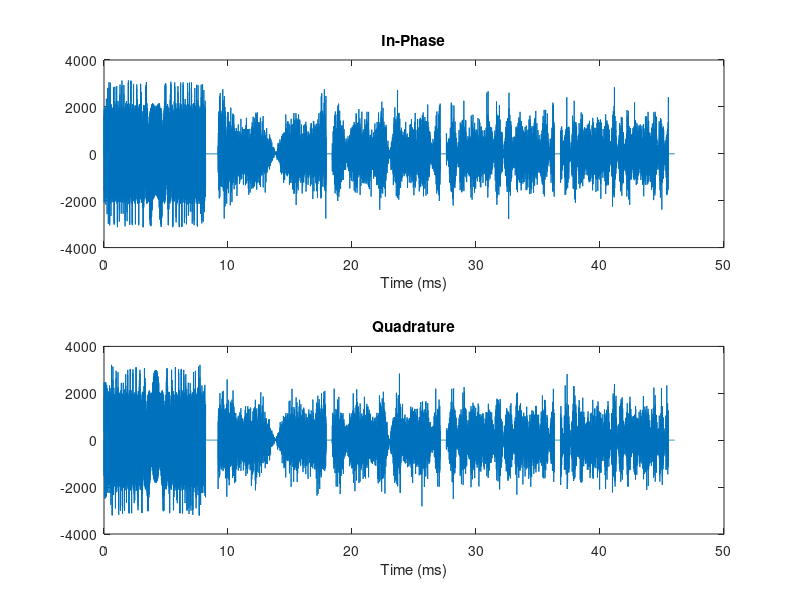

MATLAB code for this plot: (Note: this script raises an error after producing the figure.)
clear; clc; close all; fclose('all');

%%%%%%%%%%%%%%%%%%%%%%%%%%%%%%%%%%%%%%%%%%%%%%%%%%%%%%%%%%%%%%%%%%%%%%%%%%%
% Settings
%%%%%%%%%%%%%%%%%%%%%%%%%%%%%%%%%%%%%%%%%%%%%%%%%%%%%%%%%%%%%%%%%%%%%%%%%%%
address_tx = '192.168.10.13';
address_rx = '192.168.10.19';
platform = 'N200/N210/USRP2';

%%%%%%%%%%%%%%%%%%%%%%%%%%%%%%%%%%%%%%%%%%%%%%%%%%%%%%%%%%%%%%%%%%%%%%%%%%%
% OFDM Parameters
%%%%%%%%%%%%%%%%%%%%%%%%%%%%%%%%%%%%%%%%%%%%%%%%%%%%%%%%%%%%%%%%%%%%%%%%%%%
nfft = 4096;
BW = 250000;
cp_len = 256;
M = 4;
ZP_density = 30;
Fc = 300000;

% nfft = 4096;
% BW = 250000;
% cp_len = 256;
% M = 16;
% ZP_density = 90;
% Fc = 100000;

% nfft = 4096;
% BW = 250000;
% cp_len = 256;
% M = 256;
% ZP_density = 30;
% Fc = 300000;

symbol_guard_ms = 1;
frame_guard_ms = 10;
ofdm_symbols = 4;
tx_scale = 10386;
ifft_gain = 4.402506;
extra_sync_gain = 9.616123;

%%%%%%%%%%%%%%%%%%%%%%%%%%%%%%%%%%%%%%%%%%%%%%%%%%%%%%%%%%%%%%%%%%%%%%%%%%%
% Fixed Values
%%%%%%%%%%%%%%%%%%%%%%%%%%%%%%%%%%%%%%%%%%%%%%%%%%%%%%%%%%%%%%%%%%%%%%%%%%%
nfft_zc = 4096;                       % NFFT for Zadoff-Chu sequence
ZC_root = 13;                         % Zadoff-Chu root index
ZC_length = nfft_zc/2;                % Zadoff-Chu Sequence Length
doppler_cp_offset = round(cp_len/16); % Num of CP samples*2 to not use
matlab_sync_samples_early = 50;      % Num of samples to synchronize early
pilot_density = 0.5;                  % Pilot to data ratio
DAC_FS = 100000000;                   % Dac sample rate
ADC_FS = 40000000;                    % ADC sample rate
nfft_p = 32*nfft;                     % NFFT for plotting spectrum
speed_sound = 1500;                   % Speed of sound underwater
duc_ddc_loss_gain = 2;                % Loss of Matlab DUC
num_bits = 14;                        % Number of bits in a sample
cic_scale = 50;                       % Scaling of CIC
num_fir_taps = 4096;                  % Number of FIR taps for DUC/DDC
symbol_plot = ofdm_symbols;           % Set number of Symbols to plot
gp_samples = round(symbol_guard_ms / 1000 * BW);
frame_gp_samples = round(frame_guard_ms / 1000 * BW);
%LS_avg_win_size = ofdm_symbols;
LS_avg_win_size = 2;                  % Num of OFDM symbols to Avg LS Est

%%%%%%%%%%%%%%%%%%%%%%%%%%%%%%%%%%%%%%%%%%%%%%%%%%%%%%%%%%%%%%%%%%%%%%%%%%%
% Calculated OFDM Parameters
%%%%%%%%%%%%%%%%%%%%%%%%%%%%%%%%%%%%%%%%%%%%%%%%%%%%%%%%%%%%%%%%%%%%%%%%%%%
% Carrier Allocation
rep = 1/pilot_density;          % Data to pilot repetition
zp_carriers = floor(nfft*ZP_density/100/2)*2; % Even Number of ZP carriers
zp_index = [1:zp_carriers/2,nfft/2,nfft/2+1,nfft-zp_carriers/2+1:nfft];
zp_carriers = zp_carriers + 2;  % Account for 2 ZP carriers around DC
pilot_index=[zp_carriers/2:rep:nfft/2-1,nfft/2+2:rep:nfft-zp_carriers/2];
if zp_index(end/2+2)-1 ~= pilot_index(end)
    pilot_index = [pilot_index zp_index(end/2+2)-1];
end
index = find(pilot_index == nfft/2-1);
if isempty(index)
    index = find(pilot_index == nfft/2-2);
    pilot_index = [pilot_index(1:index) nfft/2-1 pilot_index(index+1:end)];
end
pilot_carriers = length(pilot_index);
pilot_index = repmat(pilot_index.', [1 ofdm_symbols]);
pilot_index_orig = pilot_index;
zp_index = repmat(zp_index.', [1 ofdm_symbols]);
data_index = 1:nfft;
data_index = repmat(data_index.', [1 ofdm_symbols]);
data_index_orig = data_index;
rm_pilot_zp_index = data_index; rm_pilot_zp_index_orig = data_index;
for i=1:ofdm_symbols
    rm_pilot_zp = sort([pilot_index(:,i);zp_index(:,i)]);
    rm_pilot_zp_index(rm_pilot_zp,i) = NaN;
    rm_pilot_zp_orig = sort([pilot_index_orig(:,i);zp_index(:,i)]);
    rm_pilot_zp_index_orig(rm_pilot_zp_orig,i) = NaN;
end
data_index_tmp = 1:nfft;
data_index_tmp2 = zeros(nfft-pilot_carriers-zp_carriers,ofdm_symbols);
data_index_tmp2_orig = zeros(nfft-pilot_carriers-zp_carriers,ofdm_symbols);
for i=1:ofdm_symbols
    data_index_tmp = data_index(:,i);
    data_index_tmp(any(isnan(rm_pilot_zp_index(:,i)),2)) = [];
    data_index_tmp2(:,i) = data_index_tmp;

    data_index_tmp_orig = data_index_orig(:,i);
    data_index_tmp_orig(any(isnan(rm_pilot_zp_index_orig(:,i)),2)) = [];
    data_index_tmp2_orig(:,i) = data_index_tmp_orig;
end
data_index = data_index_tmp2;
data_index_orig = data_index_tmp2_orig;
%data_index(any(isnan(rm_pilot_zp_index),2),:) = [];
data_carriers = length(data_index);
pilot_data_index = repmat((1:nfft).',[1 ofdm_symbols]);
pilot_index_nan = repmat((1:nfft).',[1 ofdm_symbols]);
for i=1:ofdm_symbols
    pilot_data_index(zp_index(:,i),i) = NaN;
    pilot_index_nan(sort([zp_index(:,i);data_index(:,i)]),i) = NaN;
end

% Other Parameters
scs = BW/nfft;
num_data_bits = length(data_index)*ofdm_symbols;
Fs = BW; % Sample frequency (complex) = bandwidth
Interp_val = DAC_FS/Fs; % Interpolation value
Interp_val_adc = ADC_FS/Fs; % Decimation value of Modem ADC
Ts = 1/Fs; % Sampling period
Ts_up = 1/DAC_FS;
F = (-nfft_p/2:nfft_p/2-1)/nfft_p*Fs; % Plotting baseband spectrum
F_up = (-nfft_p/2:nfft_p/2-1)/nfft_p*DAC_FS; % Plotting DUC spectrum
F_up_adc = (-nfft_p/2:nfft_p/2-1)/nfft_p*ADC_FS; % MODEM ADC frequency
cp_used = cp_len - 2*doppler_cp_offset;
Max_Freq_offset = 2*scs*(cp_used/nfft);

fir_taps_5 = fir1(num_fir_taps,1/(DAC_FS/Fs));
fir_taps_5 = fir_taps_5 / sqrt(sum(fir_taps_5.^2));
filter_delay_5 = floor(length(fir_taps_5)/2);

fir_taps_2 = fir1(num_fir_taps,1/(DAC_FS/Fs));
fir_taps_2 = fir_taps_2 / sqrt(sum(fir_taps_2.^2));
filter_delay_2 = floor(length(fir_taps_2)/2);

fir_taps_4x=fir1(128,1/4);% Mimic 4x decimation with 128 TAP filter in FPGA
%fir_taps_4x = fir_taps_4x / sqrt(sum(fir_taps_4x.^2));
filter_delay_4x = floor(length(fir_taps_4x)/2);
fir_taps_rx = fir1(num_fir_taps,1/Interp_val);
%fir_taps_rx = fir_taps_rx / sqrt(sum(fir_taps_rx.^2));
filter_delay_rx = floor(length(fir_taps_rx)/2);

%%%%%%%%%%%%%%%%%%%%%%%%%%%%%%%%%%%%%%%%%%%%%%%%%%%%%%%%%%%%%%%%%%%%%%%%%%%
% Generate Pilot Data
%%%%%%%%%%%%%%%%%%%%%%%%%%%%%%%%%%%%%%%%%%%%%%%%%%%%%%%%%%%%%%%%%%%%%%%%%%%
rng default
pilot_data = randsrc(pilot_carriers,ofdm_symbols,0:M-1);

%%%%%%%%%%%%%%%%%%%%%%%%%%%%%%%%%%%%%%%%%%%%%%%%%%%%%%%%%%%%%%%%%%%%%%%%%%%
% Generate Message Data
%%%%%%%%%%%%%%%%%%%%%%%%%%%%%%%%%%%%%%%%%%%%%%%%%%%%%%%%%%%%%%%%%%%%%%%%%%%
rng default
tx_data = randsrc(data_carriers,ofdm_symbols,0:M-1);

%%%%%%%%%%%%%%%%%%%%%%%%%%%%%%%%%%%%%%%%%%%%%%%%%%%%%%%%%%%%%%%%%%%%%%%%%%%
% QAM Modulation
%%%%%%%%%%%%%%%%%%%%%%%%%%%%%%%%%%%%%%%%%%%%%%%%%%%%%%%%%%%%%%%%%%%%%%%%%%%
qam_mod_data = qammod(tx_data,M);
reference_pilot = qammod(pilot_data,M);
zp_carrier = complex(0,0);

%%%%%%%%%%%%%%%%%%%%%%%%%%%%%%%%%%%%%%%%%%%%%%%%%%%%%%%%%%%%%%%%%%%%%%%%%%%
% Synchronization   
%%%%%%%%%%%%%%%%%%%%%%%%%%%%%%%%%%%%%%%%%%%%%%%%%%%%%%%%%%%%%%%%%%%%%%%%%%%
% Create Zadoff-Chu sequence
sync_tx_i = cos(pi*ZC_root*(1:ZC_length).*((1:ZC_length)+1)/ZC_length);
sync_tx_q = -sin(pi*ZC_root*(1:ZC_length).*((1:ZC_length)+1)/ZC_length);
sync_tx = complex(sync_tx_i,sync_tx_q);
sync_tx_zp = [zeros(1,(nfft_zc-ZC_length)/2),sync_tx,zeros(1, ...
    (nfft_zc-ZC_length)/2)]; % Add ZP and center ZC sequence in BW
sync_tx_time = ifft(ifftshift(ifft_gain*sync_tx_zp),nfft_zc);

sync_coef = conj(fliplr(sync_tx_time));

%%%%%%%%%%%%%%%%%%%%%%%%%%%%%%%%%%%%%%%%%%%%%%%%%%%%%%%%%%%%%%%%%%%%%%%%%%%
% Carrier Allocation
%%%%%%%%%%%%%%%%%%%%%%%%%%%%%%%%%%%%%%%%%%%%%%%%%%%%%%%%%%%%%%%%%%%%%%%%%%%
% FFT carriers of Data, Pilot and ZP carriers
carriers = zeros(nfft,ofdm_symbols);
for i=1:ofdm_symbols
    carriers(pilot_index_orig(:,i),i) = reference_pilot(:,i);
    carriers(data_index_orig(:,i),i) = qam_mod_data(:,i);
    carriers(zp_index(:,i),i) = zp_carrier;
end
tx_pilot_data = carriers;
tx_pilot_data(any(isnan(pilot_data_index),2),:) = [];
carriers = carriers * tx_scale;

%%%%%%%%%%%%%%%%%%%%%%%%%%%%%%%%%%%%%%%%%%%%%%%%%%%%%%%%%%%%%%%%%%%%%%%%%%%
% IFFT
%%%%%%%%%%%%%%%%%%%%%%%%%%%%%%%%%%%%%%%%%%%%%%%%%%%%%%%%%%%%%%%%%%%%%%%%%%%
% Ifftshift to reorder carriers in correct order for IFFT
ifft_sub_carriers = zeros(nfft,ofdm_symbols);
for i = 1:ofdm_symbols % In loop so Ifftshift works per symbol
    ifft_sub_carriers(:,i) = ifft(ifftshift(carriers(:,i)),nfft)*ifft_gain;
end


%%%%%%%%%%%%%%%%%%%%%%%%%%%%%%%%%%%%%%%%%%%%%%%%%%%%%%%%%%%%%%%%%%%%%%%%%%%
% CP Insertion
%%%%%%%%%%%%%%%%%%%%%%%%%%%%%%%%%%%%%%%%%%%%%%%%%%%%%%%%%%%%%%%%%%%%%%%%%%%
cp_start = nfft-cp_len;
cp = ifft_sub_carriers(cp_start+1:end,:);            % Obtain CP
ofdm_tx_signal_par1 = vertcat(cp,ifft_sub_carriers);  % Copy CP

%%%%%%%%%%%%%%%%%%%%%%%%%%%%%%%%%%%%%%%%%%%%%%%%%%%%%%%%%%%%%%%%%%%%%%%%%%%
% GP Insertion2)
%%%%%%%%%%%%%%%%%%%%%%%%%%%%%%%%%%%%%%%%%%%%%%%%%%%%%%%%%%%%%%%%%%%%%%%%%%%
gp = zeros(gp_samples,ofdm_symbols);       % Obtain GP
ofdm_tx_signal_par = vertcat(ofdm_tx_signal_par1,gp); % Copy GP

qam_mod_data = carriers/tx_scale;
qam_mod_data(any(isnan(rm_pilot_zp_index),2),:) = [];
reference_pilot = carriers/tx_scale;
reference_pilot(any(isnan(pilot_index_nan),2),:) = [];
tx_data = qamdemod(qam_mod_data,M);

%%%%%%%%%%%%%%%%%%%%%%%%%%%%%%%%%%%%%%%%%%%%%%%%%%%%%%%%%%%%%%%%%%%%%%%%%%%
% Parallel to Serial
%%%%%%%%%%%%%%%%%%%%%%%%%%%%%%%%%%%%%%%%%%%%%%%%%%%%%%%%%%%%%%%%%%%%%%%%%%%
ofdm_tx_signal_ser = reshape(ofdm_tx_signal_par,[(nfft+cp_len+ ...
    gp_samples)*ofdm_symbols, 1]);         % Parallel to Serial
gp = zeros(gp_samples,1);                  % Obtain GP
sync_tx_time = max(abs(ofdm_tx_signal_ser)) / max(abs(sync_tx_time)) * ...
    sync_tx_time; % Scale ZC sequence to data symbols
ofdm_duc_signal = [sync_tx_time.'; ...
    zeros(cp_len,1);gp;ofdm_tx_signal_ser]; % OFDM Frame
ofdm_duc_signal = ofdm_duc_signal.';
t = 0:1/BW/2:length(ofdm_duc_signal)/BW/2-1/BW/2;

% Frame GP
frame_gp = zeros(1,frame_gp_samples);

figure(),subplot(2,1,1),plot(t*1000,real(ofdm_duc_signal))
xlabel('Time (ms)'),title('In-Phase'),subplot(2,1,2)
plot(t*1000,imag(ofdm_duc_signal)),xlabel('Time (ms)')
title('Quadrature'),sgtitle('Baseband OFDM TX Signal')

%%%%%%%%%%%%%%%%%%%%%%%%%%%%%%%%%%%%%%%%%%%%%%%%%%%%%%%%%%%%%%%%%%%%%%%%%%%
% DUC
%%%%%%%%%%%%%%%%%%%%%%%%%%%%%%%%%%%%%%%%%%%%%%%%%%%%%%%%%%%%%%%%%%%%%%%%%%%
% up_signal = upsample(ofdm_tx_signal_ser, 5);
% up_signal = [up_signal;zeros(filter_delay_5,1)];
% ofdm_duc_signal = filter(fir_taps_5, 1, up_signal).'*7;
% ofdm_duc_signal(1:filter_delay_5) = [];

% ddc_stage2 = [ofdm_duc_signal zeros(1,filter_delay_2)];
% ddc_stage2_out = filter(fir_taps_2,1,ddc_stage2);
% ddc_stage2_out(1:filter_delay_2) = [];
% ofdm_duc_signal = downsample(ddc_stage2_out,2);

%%%%%%%%%%%%%%%%%%%%%%%%%%%%%%%%%%%%%%%%%%%%%%%%%%%%%%%%%%%%%%%%%%%%%%%%%%%
% USRP N210 TX/Rx
%%%%%%%%%%%%%%%%%%%%%%%%%%%%%%%%%%%%%%%%%%%%%%%%%%%%%%%%%%%%%%%%%%%%%%%%%%%   
RadioTx = comm.SDRuTransmitter(...
    'Platform',             platform, ...
    'IPAddress',            address_tx, ...
    'CenterFrequency',      Fc, ...
    'Gain',                 0, ...
    'InterpolationFactor',  Interp_val);
normalized_signal = (ofdm_duc_signal / max(abs(ofdm_duc_signal))).';
normalized_signal = [normalized_signal;complex(frame_gp).'];
RadioTxInfo = info(RadioTx);
display(RadioTxInfo);
disp('Starting TX')
while(1)
    RadioTx(0.5*normalized_signal);
end
